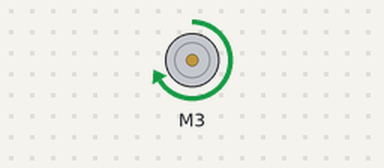
A sketch run on a simulated Arduino Uno, built with avr-gcc and run on an emulated ATmega328P. Shown: DC motor (green arrow = forward, orange = backward, longer = faster).

Above: at 0.1 s.
Timing chart, 0 to 1.6 s (numbered marks = the images above):
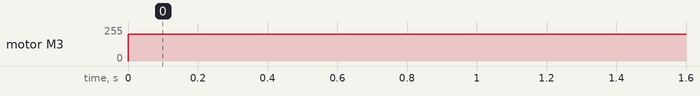

The sketch:

motor_controller.ino
```cpp
#include <AFMotor.h>

AF_DCMotor motor(3);

void setup()
{
    // Set initial speed of the motor & stop
    motor.setSpeed(200);
    motor.run(RELEASE);
}

void loop()
{
    uint8_t i;

    // Turn on motor
    motor.run(FORWARD);

    motor.setSpeed(200);
    // Now turn off motor
    // motor.run(RELEASE);
    delay(1000);
}
```

Measured:
- by itself, motor M3: stopped → forward 200/255 at 0.00 s
